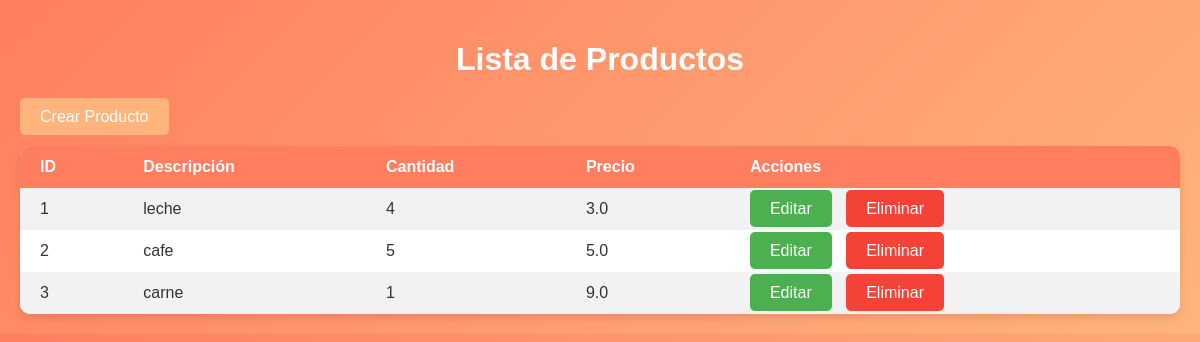
Before: / with the older database file.
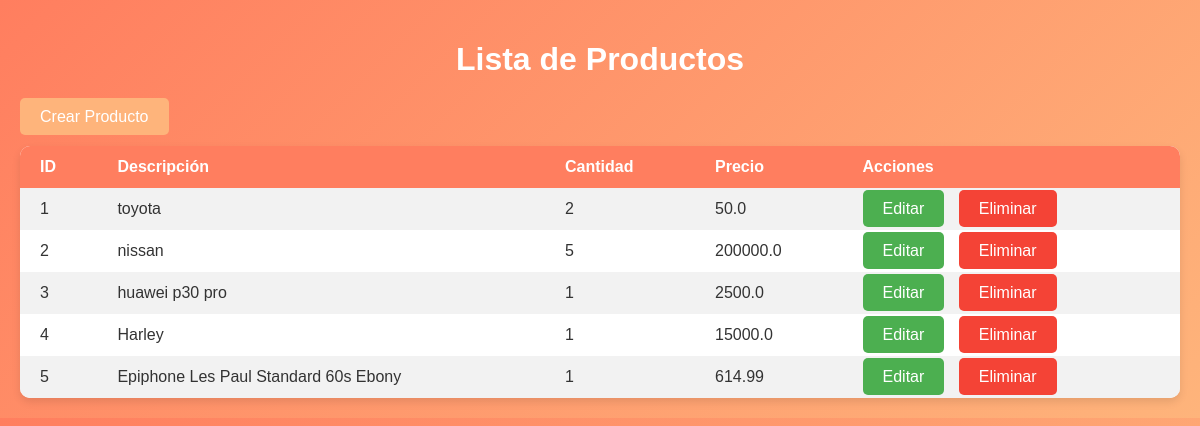
After: the same page with the newer database file.
### tables this page shows
CREATE TABLE producto (
            id INTEGER PRIMARY KEY AUTOINCREMENT,
            descripcion TEXT NOT NULL,
            cantidad INTEGER NOT NULL,
            precio REAL NOT NULL
        );

### app.py (the view)
@app.route('/')
def index():
    products = get_all_products()
    return render_template('index.html', products=products)

### app.py (called while the page is built)
def connect_db():
    conn = sqlite3.connect(DATABASE)
    conn.row_factory = sqlite3.Row
    return conn

def get_all_products():
    with connect_db() as conn:
        cursor = conn.cursor()
        cursor.execute('SELECT * FROM producto')
        return cursor.fetchall()

### templates/index.html (shortened to what this page needs)
<!DOCTYPE html>
<html lang="es">
<head>
</head>
<body>
    <h1>Lista de Productos</h1>
    <a href="{{ url_for('create') }}" class="btn-create">Crear Producto</a>
    <table>
        <tr>
            <th>ID</th>
            <th>Descripción</th>
            <th>Cantidad</th>
            <th>Precio</th>
            <th>Acciones</th>
        </tr>
        {% for product in products %}
        <tr>
            <td>{{ product.id }}</td>
            <td>{{ product.descripcion }}</td>
            <td>{{ product.cantidad }}</td>
            <td>{{ product.precio }}</td>
            <td>
                <a href="{{ url_for('update', product_id=product.id) }}" class="btn-edit">Editar</a>
                <a href="{{ url_for('delete', product_id=product.id) }}" class="btn-delete">Eliminar</a>
            </td>
        </tr>
        {% endfor %}
    </table>
</body>
</html>

### templates/index.html (style rules this page uses)
body { font-family: 'Arial', sans-serif; background-color: #F7F7F7; color: #333; margin: 0; padding: 20px; background: linear-gradient(135deg, #ff7e5f, #feb47b); }
h1 { text-align: center; color: white; margin-bottom: 30px; }
table { width: 100%; margin-top: 20px; border-collapse: collapse; background-color: #fff; border-radius: 10px; overflow: hidden; box-shadow: 0 4px 8px rgba(0, 0, 0, 0.1); }
th, td { padding: 12px 20px; text-align: left; }
th { background-color: #ff7e5f; color: white; }
tr:nth-child(even) { background-color: #f2f2f2; }
a { color: white; text-decoration: none; padding: 10px 20px; margin-right: 10px; border-radius: 5px; transition: all 0.3s ease; }
.btn-create { background-color: #feb47b; }
.btn-edit { background-color: #4caf50; }
.btn-delete { background-color: #f44336; }

Changed rows visible on the page:
changed producto id 1: descripcion "leche" → "toyota"; cantidad "4" → "2"; precio "3.0" → "50.0"
changed producto id 2: descripcion "cafe" → "nissan"; precio "5.0" → "200000.0"
changed producto id 3: descripcion "carne" → "huawei p30 pro"; precio "9.0" → "2500.0"
added producto: id "4", descripcion "Harley", cantidad "1", precio "15000.0"
added producto: id "5", descripcion "Epiphone Les Paul Standard 60s Ebony", cantidad "1", precio "614.99"
